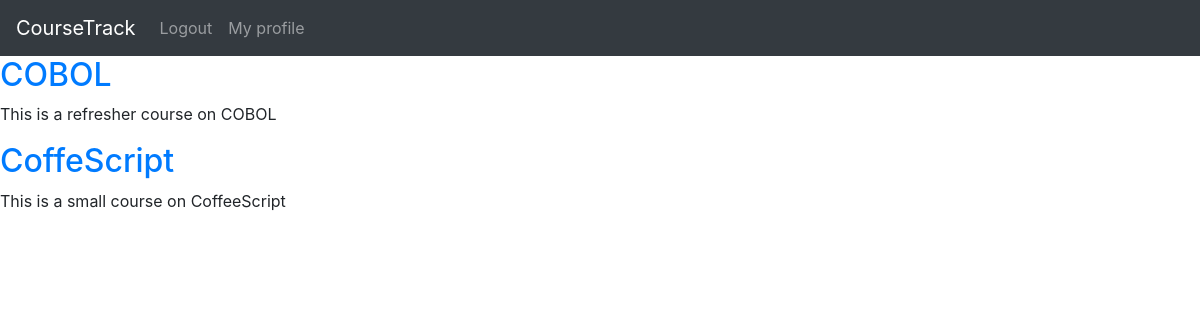
/course/ (signed in), run on the app's committed database.
### base/models.py (models this page shows, shortened)
class course(models.Model):
    title = models.CharField(default=None, max_length=40)
    startDate = models.DateField(default=None)
    size = models.PositiveIntegerField(default=None)
    endDate = models.DateField(default=None)
    description = models.TextField(default=None, max_length=200)
    students = models.ManyToManyField(The_User, related_name='courses_completed', blank=True, null=True)
    available = models.BooleanField(default=True)

### base/views.py (the view)
# urls.py: path('course/', CourseListView.as_view(), name='course_list'),
class CourseListView(ListView):
    model = course
    template_name = "course_list.html"

### base/templates/course_list.html (shortened to what this page needs)
{% extends 'base.html' %}
{% block content %}
    {% if not user.is_authenticated %}
    <h1>You are not logged in!</h1>
    <h3><a href="{% url 'login' %}">Log In</a></h3>
    {% else %}
    {% for course in course_list %}
      <h2><a href="{% url 'course_detail' course.id %}">{{ course.title }}</a></h2>
        <p>{{ course.description }}</p>
    {% endfor %}
    {% endif %}
{% endblock content %}

### data on the page
course: title "COBOL", description "This is a refresher course on COBOL"
course: title "CoffeScript", description "This is a small course on CoffeeScript"
